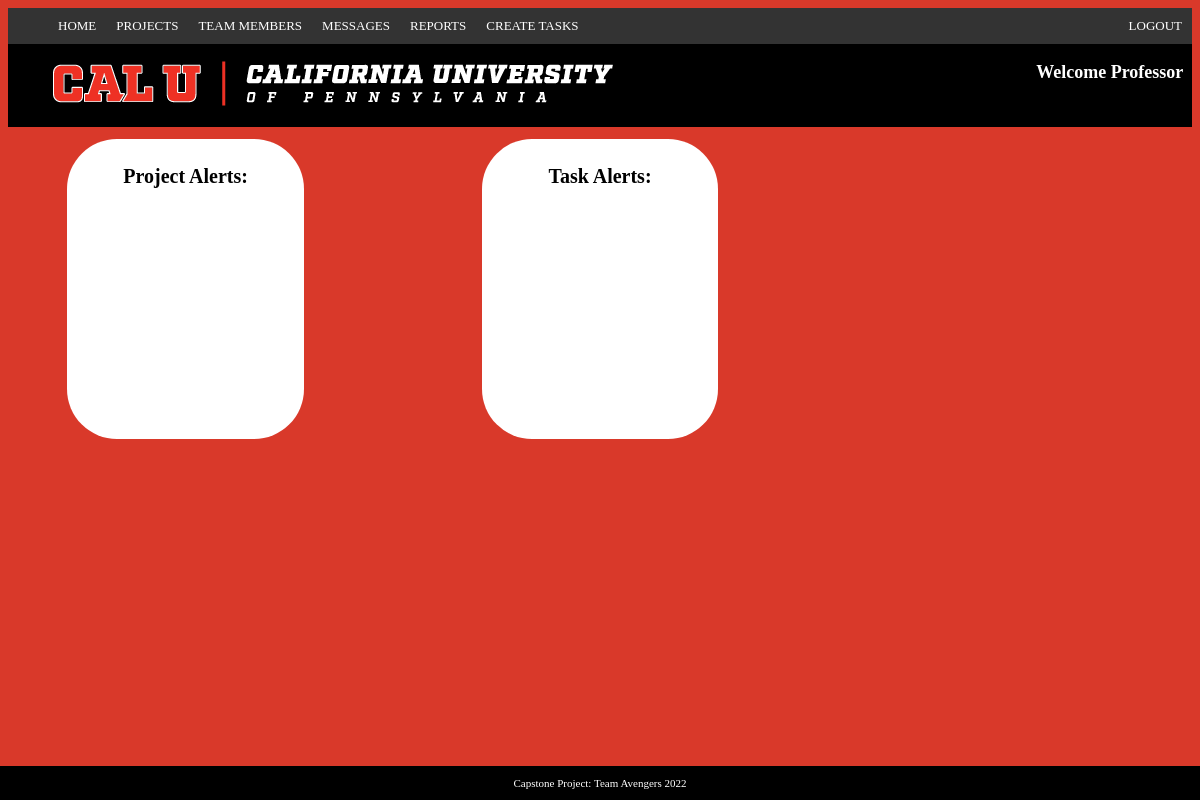
Before: /projectDirector/project_director_home.php with the older database file.
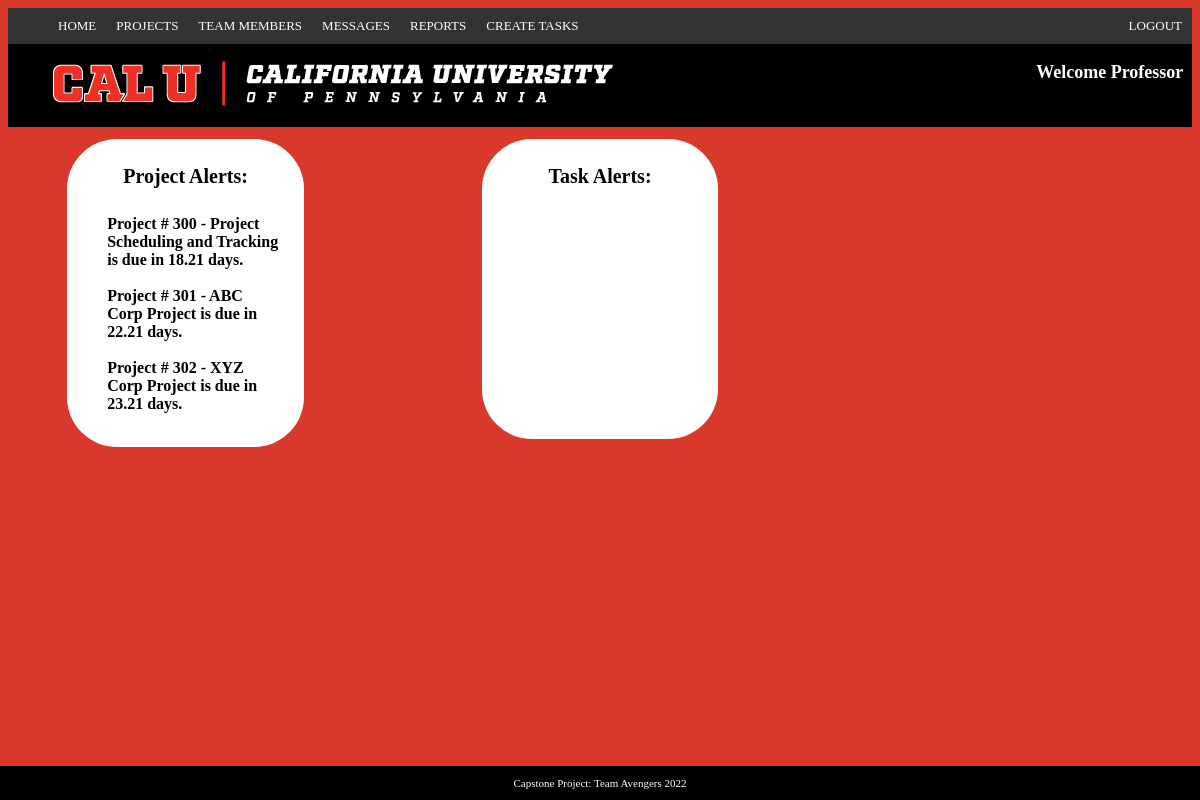
After: the same page with the newer database file.
### tables this page shows
CREATE TABLE project (
    project_id      	   INT           NOT NULL     AUTO_INCREMENT,
    project_name    	   VARCHAR(40)   NOT NULL,
    dir_id          	   INT,
    account_id      	   INT,
    pro_start_date  	   DATE,
    pro_end_date    	   DATE,
    project_description    VARCHAR(255),
	tafp1				   DECIMAL(10,2),	
	code                   DECIMAL(10,2),
	personMonths           DECIMAL(10,2),
	months                 DECIMAL(10,2),
	persons                DECIMAL(10,2),
	personnel_cost  	   DECIMAL(10,2),
	cost_justification    VARCHAR(255),
    PRIMARY KEY (project_id),
    FOREIGN KEY (account_id) REFERENCES accounting (account_id) ON DELETE CASCADE
);

### projectDirector/alerts/alerts.php (called while the page is built, shortened)
<?php
$query = 'SELECT *
          FROM project
          ORDER BY project_id';
$statement = $db->prepare($query);
$statement->execute();
$projects = $statement->fetchAll();
$myDate = strtotime(date('Y-m-d H:i:s'));
?>

### projectDirector/project_director_home.php (the view, shortened to what this page needs)
<?php
require_once('../inc/db_connect.php');
include('alerts/alerts.php');
include('webpage/header.php');
?>
	<div class="container">
		<div class="side1" align = "center">
		<h4 style="font-size: 20px;">Project Alerts:</h4>
		<ul type="A"  class = "dueDates">
		<?php foreach ($projects as $project) : ?>
                <li style="margin-right: 11%;" id="1"><?php $nextDate = strtotime(($project['pro_end_date']));?>
				<?php $currentDate = round((($nextDate-$myDate) /86400), 2);?>
				<?php echo "Project # ". $project['project_id']. " - " . $project['project_name']. " is due in ".$currentDate.   " days.";?> </li>
				<br>
        <?php endforeach; ?>
		</ul>
		</div>
		<div class="side2" align = "center">
		<h4 style="font-size: 20px;" align = "center">Task Alerts:</h4>
		</div>
	</div>
</body>
<footer><p>Capstone Project: Team Avengers 2022</p></footer>
</html>

Changed rows visible on the page:
added project: project_id "300", project_name "Project Scheduling and Tracking", pro_end_date "18.21"
added project: project_id "301", project_name "ABC Corp Project", pro_end_date "22.21"
added project: project_id "302", project_name "XYZ Corp Project", pro_end_date "23.21"
